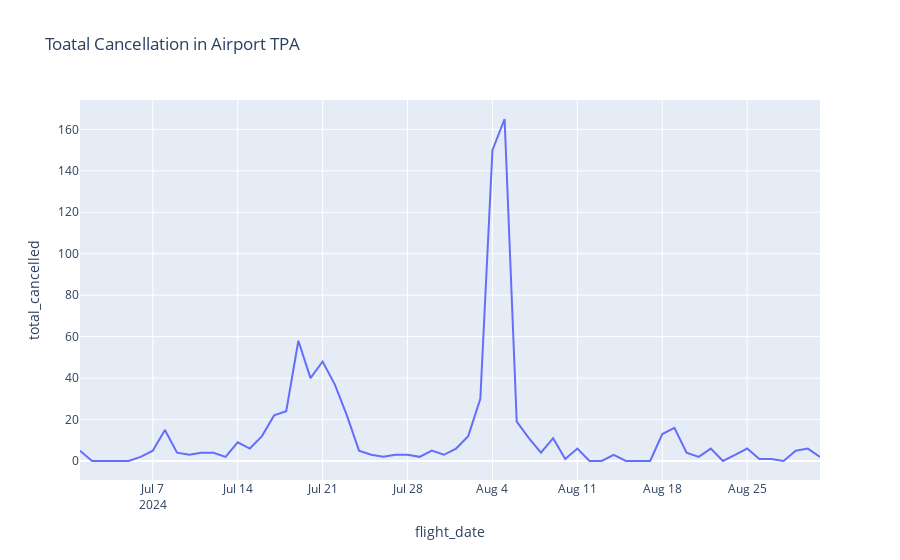

Notebook code for this chart:
### Code cell
fig = px.line(flights_TPA, x="flight_date", y="total_cancelled", title='Toatal Cancellation in Airport TPA')
fig.show()

### Figure 1 — Plotly figure (JSON) as saved in the notebook; plotly's stock layout.template omitted (floating-point values rounded to 4 significant figures)
{"data": [{"hovertemplate": "flight_date=%{x}<br>total_cancelled=%{y}<extra></extra>", "legendgroup": "", "line": {"color": "#636efa", "dash": "solid"}, "marker": {"symbol": "circle"}, "mode": "lines", "name": "", "orientation": "v", "showlegend": false, "type": "scatter", "x": ["2024-07-01", "2024-07-02", "2024-07-03", "2024-07-04", "2024-07-05", "2024-07-06", "2024-07-07", "2024-07-08", "2024-07-09", "2024-07-10", "2024-07-11", "2024-07-12", "2024-07-13", "2024-07-14", "2024-07-15", "2024-07-16", "2024-07-17", "2024-07-18", "2024-07-19", "2024-07-20", "2024-07-21", "2024-07-22", "2024-07-23", "2024-07-24", "2024-07-25", "2024-07-26", "2024-07-27", "2024-07-28", "2024-07-29", "2024-07-30", "2024-07-31", "2024-08-01", "2024-08-02", "2024-08-03", "2024-08-04", "2024-08-05", "2024-08-06", "2024-08-07", "2024-08-08", "2024-08-09", "2024-08-10", "2024-08-11", "2024-08-12", "2024-08-13", "2024-08-14", "2024-08-15", "2024-08-16", "2024-08-17", "2024-08-18", "2024-08-19", "2024-08-20", "2024-08-21", "2024-08-22", "2024-08-23", "2024-08-24", "2024-08-25", "2024-08-26", "2024-08-27", "2024-08-28", "2024-08-29", "2024-08-30", "2024-08-31"], "xaxis": "x", "y": [5, 0, 0, 0, 0, 2, 5, 15, 4, 3, 4, 4, 2, 9, 6, 12, 22, 24, 58, 40, 48, 37, 22, 5, 3, 2, 3, 3, 2, 5, 3, 6, 12, 30, 150, 165, 19, 11, 4, 11, 1, 6, 0, 0, 3, 0, 0, 0, 13, 16, 4, 2, 6, 0, 3, 6, 1, 1, 0, 5, 6, 2], "yaxis": "y"}], "layout": {"legend": {"tracegroupgap": 0}, "title": {"text": "Toatal Cancellation in Airport TPA"}, "xaxis": {"anchor": "y", "domain": [0, 1], "title": {"text": "flight_date"}}, "yaxis": {"anchor": "x", "domain": [0, 1], "title": {"text": "total_cancelled"}}}}
